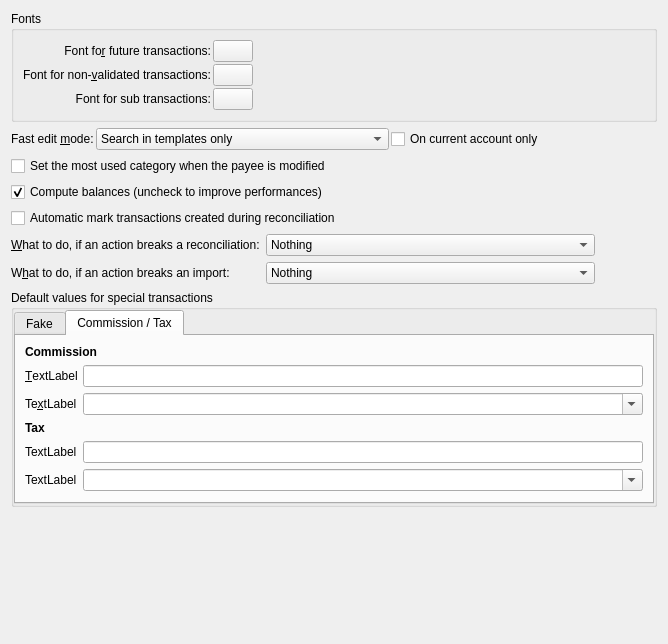
<?xml version="1.0" encoding="UTF-8"?>
<ui version="4.0">
 <author>
SPDX-FileCopyrightText: 2024 S. MANKOWSKI stephane@mankowski.fr
SPDX-FileCopyrightText: 2024 G. DE BURE support@mankowski.fr
SPDX-License-Identifier: GPL-3.0-or-later
 </author>      
 <class>skgoperationplugin_pref</class>
 <widget class="QWidget" name="skgoperationplugin_pref">
  <property name="geometry">
   <rect>
    <x>0</x>
    <y>0</y>
    <width>668</width>
    <height>644</height>
   </rect>
  </property>
  <layout class="QGridLayout" name="gridLayout_2">
   <item row="5" column="0">
    <widget class="QLabel" name="label_3">
     <property name="sizePolicy">
      <sizepolicy hsizetype="Fixed" vsizetype="Preferred">
       <horstretch>0</horstretch>
       <verstretch>0</verstretch>
      </sizepolicy>
     </property>
     <property name="text">
      <string>&amp;What to do, if an action breaks a reconciliation:</string>
     </property>
     <property name="buddy">
      <cstring>kcfg_broken_reconciliation</cstring>
     </property>
    </widget>
   </item>
   <item row="8" column="0">
    <spacer name="verticalSpacer">
     <property name="orientation">
      <enum>Qt::Vertical</enum>
     </property>
     <property name="sizeHint" stdset="0">
      <size>
       <width>20</width>
       <height>126</height>
      </size>
     </property>
    </spacer>
   </item>
   <item row="5" column="1">
    <widget class="KComboBox" name="kcfg_broken_reconciliation">
     <item>
      <property name="text">
       <string>Nothing</string>
      </property>
     </item>
     <item>
      <property name="text">
       <string>Display a warning message</string>
      </property>
     </item>
     <item>
      <property name="text">
       <string>Display an error message and cancel the current action</string>
      </property>
     </item>
    </widget>
   </item>
   <item row="5" column="2">
    <spacer name="horizontalSpacer_3">
     <property name="orientation">
      <enum>Qt::Horizontal</enum>
     </property>
     <property name="sizeHint" stdset="0">
      <size>
       <width>40</width>
       <height>20</height>
      </size>
     </property>
    </spacer>
   </item>
   <item row="7" column="0" colspan="3">
    <widget class="QGroupBox" name="groupBox">
     <property name="title">
      <string>Default values for special transactions</string>
     </property>
     <layout class="QVBoxLayout" name="verticalLayout_2">
      <property name="spacing">
       <number>0</number>
      </property>
      <property name="leftMargin">
       <number>0</number>
      </property>
      <property name="topMargin">
       <number>0</number>
      </property>
      <property name="rightMargin">
       <number>0</number>
      </property>
      <property name="bottomMargin">
       <number>0</number>
      </property>
      <item>
       <widget class="QTabWidget" name="tabWidget">
        <property name="font">
         <font>
          <weight>50</weight>
          <bold>false</bold>
         </font>
        </property>
        <property name="currentIndex">
         <number>1</number>
        </property>
        <widget class="QWidget" name="tab">
         <attribute name="title">
          <string>Fake</string>
         </attribute>
         <layout class="QFormLayout" name="formLayout">
          <property name="horizontalSpacing">
           <number>2</number>
          </property>
          <property name="verticalSpacing">
           <number>2</number>
          </property>
          <property name="leftMargin">
           <number>0</number>
          </property>
          <property name="topMargin">
           <number>0</number>
          </property>
          <property name="rightMargin">
           <number>0</number>
          </property>
          <property name="bottomMargin">
           <number>0</number>
          </property>
          <item row="0" column="0">
           <widget class="QLabel" name="kCommentFakeLbl">
            <property name="text">
             <string notr="true">&amp;TextLabel</string>
            </property>
            <property name="buddy">
             <cstring>kcfg_commentFakeOperation</cstring>
            </property>
           </widget>
          </item>
          <item row="1" column="0">
           <widget class="QLabel" name="kPayeeFakeLbl">
            <property name="text">
             <string>Te&amp;xtLabel</string>
            </property>
            <property name="buddy">
             <cstring>kcfg_payeeFakeOperation</cstring>
            </property>
           </widget>
          </item>
          <item row="2" column="0">
           <widget class="QLabel" name="kCategoryFakeLbl">
            <property name="text">
             <string>TextLabel</string>
            </property>
            <property name="buddy">
             <cstring>kcfg_categoryFakeOperation</cstring>
            </property>
           </widget>
          </item>
          <item row="1" column="1">
           <widget class="SKGComboBox" name="kcfg_payeeFakeOperation">
            <property name="editable">
             <bool>true</bool>
            </property>
            <property name="sizeAdjustPolicy">
             <enum>QComboBox::AdjustToContents</enum>
            </property>
           </widget>
          </item>
          <item row="2" column="1">
           <widget class="SKGComboBox" name="kcfg_categoryFakeOperation">
            <property name="editable">
             <bool>true</bool>
            </property>
            <property name="sizeAdjustPolicy">
             <enum>QComboBox::AdjustToContents</enum>
            </property>
           </widget>
          </item>
          <item row="0" column="1">
           <widget class="KLineEdit" name="kcfg_commentFakeOperation"/>
          </item>
         </layout>
        </widget>
        <widget class="QWidget" name="tab_2">
         <attribute name="title">
          <string>Commission / Tax</string>
         </attribute>
         <layout class="QFormLayout" name="formLayout_2">
          <item row="1" column="0">
           <widget class="QLabel" name="kCommentCommissionLbl">
            <property name="text">
             <string notr="true">&amp;TextLabel</string>
            </property>
            <property name="buddy">
             <cstring>kcfg_commentFakeOperation</cstring>
            </property>
           </widget>
          </item>
          <item row="1" column="1">
           <widget class="KLineEdit" name="kcfg_commentCommissionOperation"/>
          </item>
          <item row="2" column="0">
           <widget class="QLabel" name="kCategoryCommissionLbl">
            <property name="text">
             <string>Te&amp;xtLabel</string>
            </property>
            <property name="buddy">
             <cstring>kcfg_categoryFakeOperation</cstring>
            </property>
           </widget>
          </item>
          <item row="2" column="1">
           <widget class="SKGComboBox" name="kcfg_categoryCommissionOperation">
            <property name="editable">
             <bool>true</bool>
            </property>
            <property name="sizeAdjustPolicy">
             <enum>QComboBox::AdjustToContents</enum>
            </property>
           </widget>
          </item>
          <item row="4" column="0">
           <widget class="QLabel" name="kCommentTaxLbl">
            <property name="text">
             <string notr="true">TextLabel</string>
            </property>
            <property name="buddy">
             <cstring>kcfg_commentFakeOperation</cstring>
            </property>
           </widget>
          </item>
          <item row="4" column="1">
           <widget class="KLineEdit" name="kcfg_commentTaxOperation"/>
          </item>
          <item row="5" column="0">
           <widget class="QLabel" name="kCategoryTaxLbl">
            <property name="text">
             <string>TextLabel</string>
            </property>
            <property name="buddy">
             <cstring>kcfg_categoryFakeOperation</cstring>
            </property>
           </widget>
          </item>
          <item row="5" column="1">
           <widget class="SKGComboBox" name="kcfg_categoryTaxOperation">
            <property name="editable">
             <bool>true</bool>
            </property>
            <property name="sizeAdjustPolicy">
             <enum>QComboBox::AdjustToContents</enum>
            </property>
           </widget>
          </item>
          <item row="0" column="0" colspan="2">
           <widget class="QLabel" name="label">
            <property name="font">
             <font>
              <weight>75</weight>
              <bold>true</bold>
             </font>
            </property>
            <property name="text">
             <string>Commission</string>
            </property>
           </widget>
          </item>
          <item row="3" column="0" colspan="2">
           <widget class="QLabel" name="label_2">
            <property name="font">
             <font>
              <weight>75</weight>
              <bold>true</bold>
             </font>
            </property>
            <property name="text">
             <string>Tax</string>
            </property>
           </widget>
          </item>
         </layout>
        </widget>
       </widget>
      </item>
     </layout>
    </widget>
   </item>
   <item row="2" column="0" colspan="3">
    <widget class="QCheckBox" name="kcfg_setCategoryForPayee">
     <property name="text">
      <string>Set the most used category when the payee is modified</string>
     </property>
    </widget>
   </item>
   <item row="3" column="0" colspan="3">
    <widget class="QCheckBox" name="kcfg_computeBalances">
     <property name="text">
      <string>Compute balances (uncheck to improve performances)</string>
     </property>
     <property name="checked">
      <bool>true</bool>
     </property>
    </widget>
   </item>
   <item row="4" column="0" colspan="3">
    <widget class="QCheckBox" name="kcfg_automaticPointInReconciliation">
     <property name="text">
      <string>Automatic mark transactions created during reconciliation</string>
     </property>
    </widget>
   </item>
   <item row="0" column="0" colspan="3">
    <widget class="QGroupBox" name="fontBox">
     <property name="title">
      <string>Fonts</string>
     </property>
     <layout class="QGridLayout" name="gridLayout">
      <property name="spacing">
       <number>2</number>
      </property>
      <item row="0" column="0" colspan="2">
       <widget class="QLabel" name="fontFutureLbl">
        <property name="text">
         <string>Font fo&amp;r future transactions:</string>
        </property>
        <property name="alignment">
         <set>Qt::AlignRight|Qt::AlignTrailing|Qt::AlignVCenter</set>
        </property>
        <property name="buddy">
         <cstring>kcfg_fontFutureColor</cstring>
        </property>
       </widget>
      </item>
      <item row="0" column="2">
       <widget class="KColorButton" name="kcfg_fontFutureColor">
        <property name="color" stdset="0">
         <color>
          <red>195</red>
          <green>195</green>
          <blue>195</blue>
         </color>
        </property>
        <property name="defaultColor" stdset="0">
         <color>
          <red>195</red>
          <green>195</green>
          <blue>195</blue>
         </color>
        </property>
       </widget>
      </item>
      <item row="1" column="0" colspan="2">
       <widget class="QLabel" name="fontNotValidatedLbl">
        <property name="text">
         <string>Font for non-&amp;validated transactions:</string>
        </property>
        <property name="alignment">
         <set>Qt::AlignRight|Qt::AlignTrailing|Qt::AlignVCenter</set>
        </property>
        <property name="buddy">
         <cstring>kcfg_fontNotValidatedColor</cstring>
        </property>
       </widget>
      </item>
      <item row="1" column="2">
       <widget class="KColorButton" name="kcfg_fontNotValidatedColor">
        <property name="color" stdset="0">
         <color>
          <red>0</red>
          <green>0</green>
          <blue>255</blue>
         </color>
        </property>
        <property name="defaultColor" stdset="0">
         <color>
          <red>195</red>
          <green>195</green>
          <blue>195</blue>
         </color>
        </property>
       </widget>
      </item>
      <item row="2" column="0" colspan="2">
       <widget class="QLabel" name="fontSubOperationLbl">
        <property name="text">
         <string>Font for sub transactions:</string>
        </property>
        <property name="alignment">
         <set>Qt::AlignRight|Qt::AlignTrailing|Qt::AlignVCenter</set>
        </property>
        <property name="buddy">
         <cstring>kcfg_fontSubOperationColor</cstring>
        </property>
       </widget>
      </item>
      <item row="2" column="2">
       <widget class="KColorButton" name="kcfg_fontSubOperationColor">
        <property name="color" stdset="0">
         <color>
          <red>0</red>
          <green>85</green>
          <blue>0</blue>
         </color>
        </property>
        <property name="defaultColor" stdset="0">
         <color>
          <red>195</red>
          <green>195</green>
          <blue>195</blue>
         </color>
        </property>
       </widget>
      </item>
      <item row="0" column="3">
       <spacer name="horizontalSpacer">
        <property name="orientation">
         <enum>Qt::Horizontal</enum>
        </property>
        <property name="sizeHint" stdset="0">
         <size>
          <width>40</width>
          <height>20</height>
         </size>
        </property>
       </spacer>
      </item>
     </layout>
    </widget>
   </item>
   <item row="1" column="0" colspan="3">
    <layout class="QHBoxLayout" name="horizontalLayout">
     <property name="spacing">
      <number>2</number>
     </property>
     <item>
      <widget class="QLabel" name="fasteditmodelbl">
       <property name="sizePolicy">
        <sizepolicy hsizetype="Fixed" vsizetype="Preferred">
         <horstretch>0</horstretch>
         <verstretch>0</verstretch>
        </sizepolicy>
       </property>
       <property name="text">
        <string>Fast edit &amp;mode:</string>
       </property>
       <property name="buddy">
        <cstring>kcfg_fasteditmode</cstring>
       </property>
      </widget>
     </item>
     <item>
      <widget class="KComboBox" name="kcfg_fasteditmode">
       <property name="sizeAdjustPolicy">
        <enum>QComboBox::AdjustToContents</enum>
       </property>
       <item>
        <property name="text">
         <string>Search in templates only</string>
        </property>
       </item>
       <item>
        <property name="text">
         <string>Search first in templates and after in transactions</string>
        </property>
       </item>
       <item>
        <property name="text">
         <string>Search in transactions only</string>
        </property>
       </item>
       <item>
        <property name="text">
         <string>Search first in transactions and after in templates</string>
        </property>
       </item>
      </widget>
     </item>
     <item>
      <widget class="QCheckBox" name="kcfg_oncurrentaccountonly">
       <property name="text">
        <string>On current account only</string>
       </property>
      </widget>
     </item>
     <item>
      <spacer name="horizontalSpacer_2">
       <property name="orientation">
        <enum>Qt::Horizontal</enum>
       </property>
       <property name="sizeHint" stdset="0">
        <size>
         <width>40</width>
         <height>20</height>
        </size>
       </property>
      </spacer>
     </item>
    </layout>
   </item>
   <item row="6" column="0">
    <widget class="QLabel" name="label_4">
     <property name="sizePolicy">
      <sizepolicy hsizetype="Fixed" vsizetype="Preferred">
       <horstretch>0</horstretch>
       <verstretch>0</verstretch>
      </sizepolicy>
     </property>
     <property name="text">
      <string>W&amp;hat to do, if an action breaks an import:</string>
     </property>
     <property name="buddy">
      <cstring>kcfg_broken_import</cstring>
     </property>
    </widget>
   </item>
   <item row="6" column="1">
    <widget class="KComboBox" name="kcfg_broken_import">
     <item>
      <property name="text">
       <string>Nothing</string>
      </property>
     </item>
     <item>
      <property name="text">
       <string>Display a warning message</string>
      </property>
     </item>
     <item>
      <property name="text">
       <string>Display an error message and cancel the current action</string>
      </property>
     </item>
    </widget>
   </item>
  </layout>
 </widget>
 <customwidgets>
  <customwidget>
   <class>SKGComboBox</class>
   <extends>QComboBox</extends>
   <header>skgcombobox.h</header>
  </customwidget>
  <customwidget>
   <class>KColorButton</class>
   <extends>QPushButton</extends>
   <header>kcolorbutton.h</header>
  </customwidget>
  <customwidget>
   <class>KComboBox</class>
   <extends>QComboBox</extends>
   <header location="global">kcombobox.h</header>
  </customwidget>
  <customwidget>
   <class>KLineEdit</class>
   <extends>QLineEdit</extends>
   <header>klineedit.h</header>
  </customwidget>
 </customwidgets>
 <tabstops>
  <tabstop>kcfg_fontFutureColor</tabstop>
  <tabstop>kcfg_fontNotValidatedColor</tabstop>
  <tabstop>kcfg_fontSubOperationColor</tabstop>
  <tabstop>kcfg_fasteditmode</tabstop>
  <tabstop>kcfg_oncurrentaccountonly</tabstop>
  <tabstop>kcfg_setCategoryForPayee</tabstop>
  <tabstop>kcfg_computeBalances</tabstop>
  <tabstop>kcfg_automaticPointInReconciliation</tabstop>
  <tabstop>kcfg_broken_reconciliation</tabstop>
  <tabstop>kcfg_broken_import</tabstop>
  <tabstop>tabWidget</tabstop>
  <tabstop>kcfg_commentFakeOperation</tabstop>
  <tabstop>kcfg_payeeFakeOperation</tabstop>
  <tabstop>kcfg_categoryFakeOperation</tabstop>
  <tabstop>kcfg_commentCommissionOperation</tabstop>
  <tabstop>kcfg_categoryCommissionOperation</tabstop>
  <tabstop>kcfg_commentTaxOperation</tabstop>
  <tabstop>kcfg_categoryTaxOperation</tabstop>
 </tabstops>
 <resources/>
 <connections/>
</ui>
